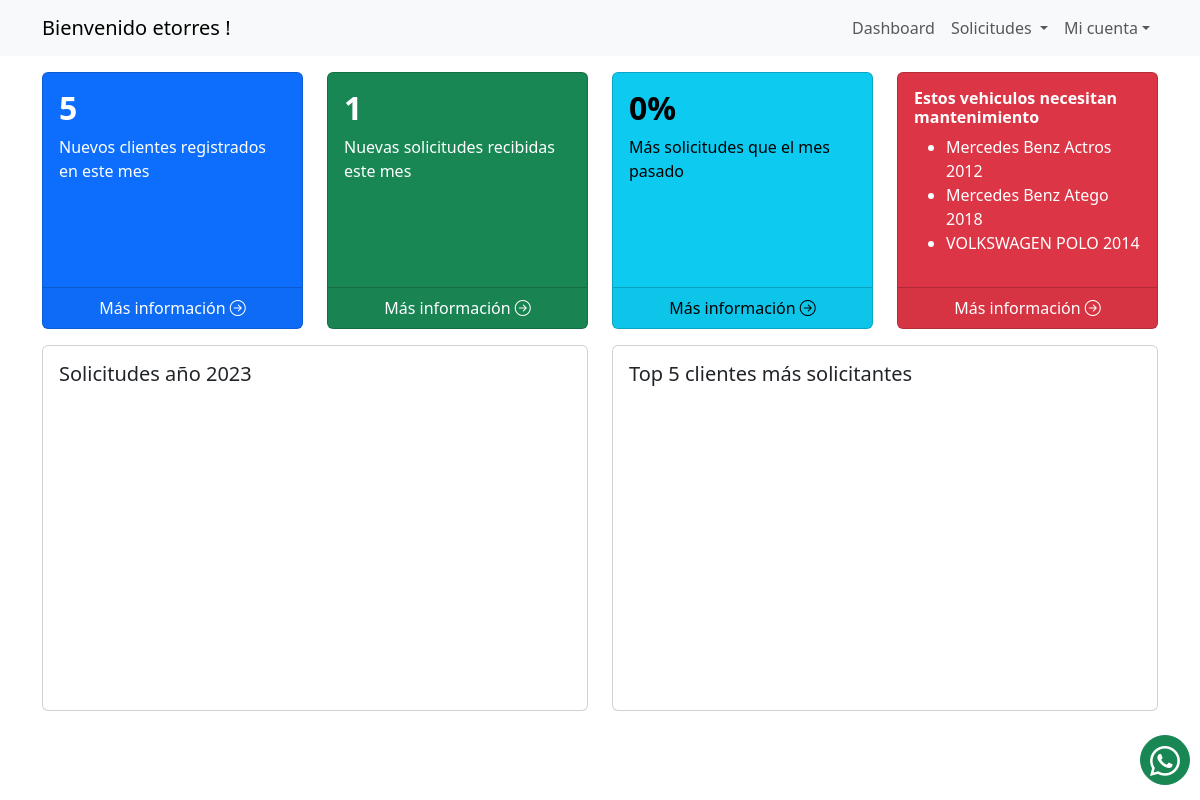
The app's page /dashboard/ (signed in) with its own data.
### solicitudes/models.py (models this page shows, shortened)
class Usuario(AbstractUser):
    dni = models.CharField(max_length=8, unique=True)
    telefono = models.CharField(max_length=10)
    fecha_creacion = models.DateField(null=True)
    id_tipo_usuario = models.ForeignKey(TiposUsuario, on_delete=models.CASCADE)
    class Meta:
        verbose_name_plural = "Usuarios"

class Vehiculo(models.Model):
    dominio = models.CharField(max_length=7, unique=True)
    marca = models.CharField(max_length=20)
    nombre = models.CharField(max_length=30)
    modelo = models.CharField(max_length=4)
    capacidad = models.IntegerField(null=True)
    kilometraje = models.IntegerField(null=True, default='0')  # agregar a tabla
    fecha_ult_service = models.DateField(null=True)  # agregar a tabla
    kilometraje_desde_ult_service = models.IntegerField(null=True, default='0')  # agregar a tabla
    id_estado_vehiculo = models.ForeignKey(EstadosVehiculo, on_delete=models.CASCADE)
    class Meta:
        verbose_name_plural = "Vehiculos"

### solicitudes/views.py (the view)
# urls.py: path('dashboard/', views.dashboard, name="dashboard"),
@login_required
def dashboard(request):
    nuevos_clientes = nuevos_clientes_este_mes()
    nuevas_solicitudes = nuevas_solicitudes_este_mes()
    porcentaje = porc_aumento_solicitudes()
    prox_service = vehiculos_prox_service()
    return render(
        request,
        "dashboard.html",
        {
            "nuevos_clientes": nuevos_clientes,
            "nuevas_solicitudes": nuevas_solicitudes,
            "porcentaje_crecimiento": porcentaje,
            "vehiculos_service": prox_service,
        },
    )

### solicitudes/views.py (called while the page is built)
def nuevos_clientes_este_mes():
    fecha_actual = date.today()
    fecha_inicio = fecha_actual.replace(day=1)
    cantidad = Cliente.objects.filter(
        fecha_creacion__range=(fecha_inicio, fecha_actual)
    ).count()
    return cantidad

def nuevas_solicitudes_este_mes():
    fecha_actual = date.today()
    fecha_inicio = fecha_actual.replace(day=1)
    cantidad = Solicitud.objects.filter(
        fecha_solicitud__range=(fecha_inicio, fecha_actual)
    ).count()
    return cantidad

def vehiculos_prox_service():
    necesitan_service = []
    vehiculos = Vehiculo.objects.all()
    fecha_actual = datetime.now().date()
    for vehiculo in vehiculos:
        tiempo_transcurrido = fecha_actual - vehiculo.fecha_ult_service
        if (
            vehiculo.kilometraje_desde_ult_service >= 15000
            or tiempo_transcurrido.days >= 365
        ):
            necesitan_service.append(vehiculo)
    return necesitan_service

### solicitudes/templates/dashboard.html (shortened to what this page needs)
{% extends 'base.html' %}
{% load static %}
{% block content %}
<div class="container mt-3">
    <div class="row mb-3">
        <div class="col-md-3">
            <div class="card text-bg-primary h-100">
                <div class="card-body">
                    <h2 style="font-weight:bold">{{nuevos_clientes}}</h2>
                    <p class="card-text">Nuevos clientes registrados en este mes</p>
                </div>
                <div class="card-footer centered d-inline-block">
                    <a href="" style="color: inherit; text-decoration: none;">
                        <p class="d-inline">Más información</p>
                        <i class="bi bi-arrow-right-circle"></i>
                    </a>
                </div>
            </div>
        </div>
        <div class="col-md-3">
            <div class="card text-bg-success card-container h-100">
                <div class="card-body">
                    <h2 style="font-weight:bold">{{nuevas_solicitudes}}</h2>
                    <p class="card-text">Nuevas solicitudes recibidas este mes</p>
                </div>
                <div class="card-footer centered d-inline-block">
                    <a href="" style="color: inherit; text-decoration: none;">
                        <p class="d-inline">Más información</p>
                        <i class="bi bi-arrow-right-circle"></i>
                    </a>
                </div>
            </div>
        </div>
        <div class="col-md-3">
            <div class="card text-bg-info h-100">
                <div class="card-body">
                    <h2 style="font-weight:bold">{{porcentaje_crecimiento}}%</h2>
                    <p class="card-text">Más solicitudes que el mes pasado</p>
                </div>
                <div class="card-footer centered d-inline-block">
                    <a href="" style="color: inherit; text-decoration: none;">
                        <p class="d-inline">Más información</p>
                        <i class="bi bi-arrow-right-circle"></i>
                    </a>
                </div>
            </div>
        </div>
        <div class="col-md-3">
            <div class="card text-bg-danger h-100">
                <div class="card-body">
                    <h6 style="font-weight:bold">Estos vehiculos necesitan mantenimiento</h2>
                    <ul>
                        {% for vehiculo in vehiculos_service %}
                            <li>{{vehiculo.marca}} {{vehiculo.nombre}} {{vehiculo.modelo}}</li>
                        {% endfor %}
                    </ul>
                </div>
                <div class="card-footer centered d-inline-block">
                    <a href="" style="color: inherit; text-decoration: none;">
                        <p class="d-inline">Más información</p>
                        <i class="bi bi-arrow-right-circle"></i>
                    </a>
                </div>
            </div>
        </div>
    </div>
    <div class="row">
        <div class="col-md-6">
            <div class="card">
                <div class="card-body">
                    <h5 class="card-title">Solicitudes año 2023</h5>
                    <div id="chart1" style="height: 300px; justify-content: center; align-items: center;"></div>
                </div>
            </div>
        </div>
        <div class="col-md-6">
            <div class="card">
                <div class="card-body">
                    <h5 class="card-title">Top 5 clientes más solicitantes</h5>
                    <div id="chart2" style="height: 300px; justify-content: center; align-items: center;"></div>
                </div>
            </div>
        </div>
    </div>
</div>
{% endblock %}

### solicitudes/templates/base.html (shortened to what this page needs)
{% load static %}
<!DOCTYPE html>
<html lang="en">
<head>
  <link href="https://cdn.jsdelivr.net/npm/bootstrap@5.3.2/dist/css/bootstrap.min.css" rel="stylesheet"
 />
  <link rel="stylesheet" href="https://cdn.jsdelivr.net/npm/bootstrap-icons@1.11.1/font/bootstrap-icons.css">
  <link rel="stylesheet" href="https://cdn.datatables.net/1.13.6/css/dataTables.bootstrap5.min.css">
  <link rel="stylesheet" href="https://cdn.datatables.net/1.13.6/css/jquery.dataTables.min.css">
  <link rel="stylesheet" href="https://cdn.datatables.net/buttons/2.4.2/css/buttons.dataTables.min.css">
  <link rel="stylesheet" type="text/css" href="{% static 'css/styles.css' %}">
</head>
<body>
  <nav class="navbar navbar-expand-lg bg-body-tertiary bg-dark text-white">
    <div class="container">
      {% if user.is_authenticated %}
        <a class="navbar-brand" href="#">
          Bienvenido {{ request.session.username }} !
        </a>
      {% endif %}
      <div class="collapse navbar-collapse" id="navbarNav">
        <ul class="navbar-nav ms-auto">
          {% if user.is_authenticated %}
            <li class="nav-item"><a class="nav-link" href="/dashboard/" role="button">Dashboard</a></li>
            <li class="nav-item dropdown">
              <a class="nav-link dropdown-toggle" href="#" role="button" data-bs-toggle="dropdown" aria-expanded="false">
              Solicitudes
              </a>
            </li>
            <li class="nav-item dropdown">
              <a class="nav-link dropdown-toggle" href="#" role="button" data-bs-toggle="dropdown"
                aria-expanded="false">Mi cuenta</a>
            </li>
          {% else %}
            <li class="nav-item"><a class="nav-link" href="/signup/">Registrarse</a></li>
            <li class="nav-item"><a class="nav-link" href="/signin/">Iniciar sesion</a></li>
          {% endif %}
        </ul>
      </div>
    </div>
  </nav>
  <div class="floating-buttons">
    {% if not user.is_staff %}
      <a href="https://w.app/widget-v1/kS1rmQ.js" target="_blank" class="btn btn-success" data-toggle="tooltip"
        data-placement="left" title="Chat con la Empresa">
        <i class="bi bi-whatsapp"></i>
      </a>
      {% endif %}
  </div>
  {% block content %}
  {% endblock %}
</body>
</html>

### project_v1/static/css/styles.css (style rules this page uses)
.floating-buttons { position: fixed; right: 10px; bottom: 10px; display: flex; flex-direction: column; align-items: flex-end; }
.floating-buttons button, .floating-buttons a { border-radius: 50%; margin-bottom: 5px; width: 50px; height: 50px; text-align: center; line-height: 50px; font-size: 30px; padding: 0; }
.centered { text-align: center !important; vertical-align: middle !important; }

### records on screen
Usuario: session.username "etorres"
Vehiculo: marca "Mercedes Benz", nombre "Actros", modelo "2012"
Vehiculo: marca "Mercedes Benz", nombre "Atego", modelo "2018"
Vehiculo: marca "VOLKSWAGEN", nombre "POLO", modelo "2014"

### other values on screen
{{ nuevos_clientes }} "5"
{{ nuevas_solicitudes }} "1"
{{ porcentaje_crecimiento }} "0"
